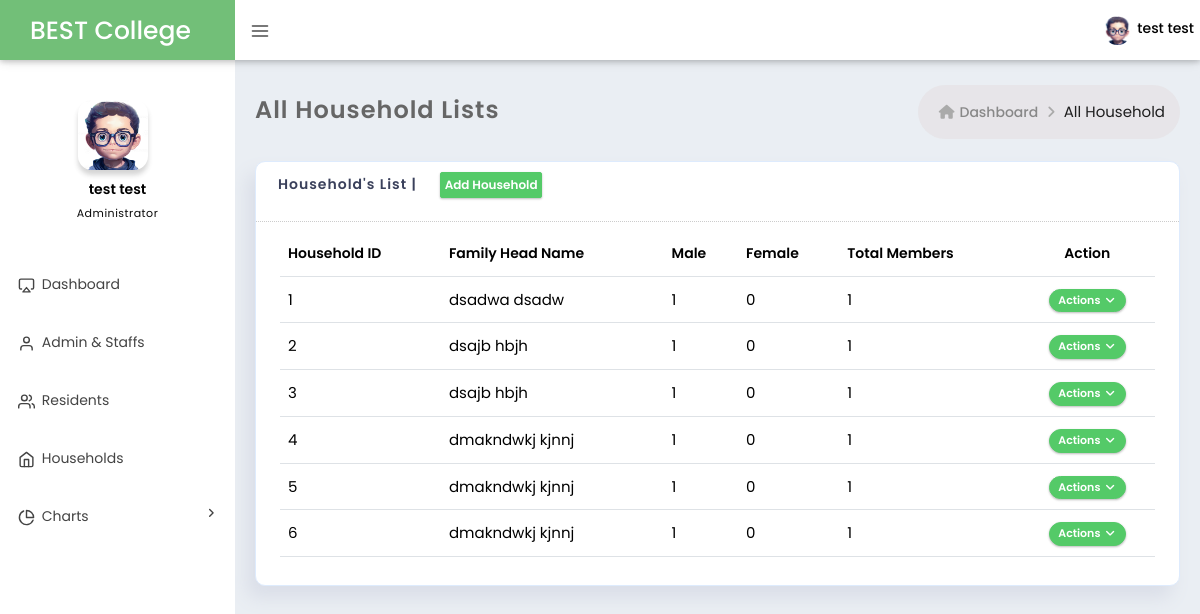
The app's page /resources/views/all_household.php (signed in) with its own data.
### tables this page shows
CREATE TABLE `household` (
  `householdID` int(50) NOT NULL,
  `family_name` varchar(50) NOT NULL,
  `address` varchar(200) NOT NULL,
  `household_income` int(20) NOT NULL,
  `household_email` varchar(50) DEFAULT NULL,
  `household_phone` varchar(20) DEFAULT NULL,
  `house_type` varchar(50) NOT NULL,
  `ownership` varchar(50) NOT NULL,
  `image` varchar(100) DEFAULT NULL
);

### resources/views/all_household.php (the view, shortened to what this page needs)
<?php include '../include/header.php' ?>
<body class="page-header-fixed sidemenu-closed-hidelogo page-content-white page-md header-white white-sidebar-color logo-indigo"></body>
<div class="page-wrapper">
	<?php include '../include/navigation_bar.php'; ?>
	<div class="page-container">
		<?php include '../include/sidebar.php'; ?>
		<div class="page-content-wrapper">
			<div class="page-content">
				<div class="page-bar">
					<div class="page-title-breadcrumb">
						<div class=" pull-left">
							<div class="page-title">All Household Lists</div>
						</div>
						<ol class="breadcrumb page-breadcrumb pull-right">
							<li><i class="fa fa-home"></i>&nbsp;<a class="parent-item"
									href="./dashboard.php">Dashboard</a>&nbsp;<i class="fa fa-angle-right"></i>
							</li>
							<li class="active">All Household</li>
						</ol>
					</div>
				</div>
				<div class="row">
					<div class="col-md-12 col-sm-12">
						<div class="card  card-box">
							<div class="card-head">
								<header>Household's List |</header>
                                <a href="./add_household.php" class="btn btn-success p-1">Add Household</a>
							</div>
							<div class="card-body ">
								<div class="table-wrap">
									<div class="table-responsive">
										<table class="table display product-overview mb-30" id="support_table">
											<thead>
												<tr>
													<th>Household ID</th>
													<th>Family Head Name</th>
													<th>Male</th>
													<th>Female</th>
                                                    <th>Total Members</th>
													<th class='center'>Action</th>
												</tr>
											</thead>
											<tbody>
												<?php
												$query = "SELECT h.*, SUM(CASE WHEN fm.gender = 'Male' THEN 1 ELSE 0 END) AS male_count, SUM(CASE WHEN fm.gender = 'Female' THEN 1 ELSE 0 END) AS female_count, CONCAT( MAX(CASE WHEN fm.is_head_of_household = 1 THEN fm.first_name ELSE NULL END), ' ', MAX(CASE WHEN fm.is_head_of_household = 1 THEN fm.last_name ELSE NULL END) ) AS head_of_family, COUNT(fm.memberID) AS total_members FROM household h LEFT JOIN family_member fm ON h.householdID = fm.householdID GROUP BY h.householdID";
												$result = $conn->query($query);
												if ($result->num_rows > 0) {
													while ($row = $result->fetch_assoc()) {
														$householdID = $row['householdID'];
														$family_name = $row['head_of_family'];
														$maleCount = $row['male_count'];
														$femaleCount = $row['female_count'];
														$totalCount = $row['total_members'];
														echo "<tr>
																<td>$householdID</td>
																<td>$family_name</td>
																<td>$maleCount</td>
																<td>$femaleCount</td>
																<td>$totalCount</td>
																<td class='center'>
																	<div class='btn-group'>
																		<button
																			class='btn btn-xs btn-circle btn-success dropdown-toggle no-margin'
																			type='button' data-bs-toggle='dropdown'
																			aria-expanded='false'> Actions
																			<i class='fa fa-angle-down'></i>
																		</button>
																		<ul class='dropdown-menu' role='menu' style='min-width: auto;'>
																			<li data-bs-toggle='modal' data-bs-target='#viewResident' onclick='viewResident($householdID)'>
																				<a href='#'><i class='fa fa-eye'></i>
																					View </a>
																			</li>
																			<li data-bs-toggle='modal' data-bs-target='#editResident' onclick='editResident($householdID)'>
																				<a href='#'><i class='fa fa-edit'></i>
																					Update </a>
																			</li>
																		</ul>
																	</div>
																</td>
																";
													}
												} else {
													echo "<tr><td colspan='6'>No records found</td></tr>";
												}
												?>
											</tbody>
										</table>
									</div>
								</div>
							</div>
						</div>
					</div>
				</div>
			</div>
		</div>
	</div>
</div>

### resources/css/style.css (style rules this page uses)
.fa { display: inline-block; font: normal normal normal 14px/1 FontAwesome; font-size: inherit; -webkit-font-smoothing: antialiased; -moz-osx-font-smoothing: grayscale; transform: translate(0, 0); }
.fa-angle-down:before { content: "\f107"; }

### resources/css/responsive.css (style rules this page uses)
@media (min-width: 992px) { .page-content-wrapper { float: left; width: 100%; } }
@media (min-width: 992px) { .page-content-wrapper .page-content { margin-left: 235px; margin-top: 0; min-height: 600px; padding: 25px 20px 10px; } }

### resources/css/theme-color.css (style rules this page uses)
:root { --sidebar-color: #ffffff; --sidebar-font-color: #4680ff; --logo-color: #222c3c; --header-color: #6673fc; }
.white-sidebar-color .page-container { background-color: #ffffff; }

### records on screen
household: householdID "1", family_name "dsadwa dsadw", maleCount "1", femaleCount "0", totalCount "1"
household: householdID "2", family_name "dsajb hbjh", maleCount "1", femaleCount "0", totalCount "1"
household: householdID "3", family_name "dsajb hbjh", maleCount "1", femaleCount "0", totalCount "1"
household: householdID "4", family_name "dmakndwkj kjnnj", maleCount "1", femaleCount "0", totalCount "1"
household: householdID "5", family_name "dmakndwkj kjnnj", maleCount "1", femaleCount "0", totalCount "1"
household: householdID "6", family_name "dmakndwkj kjnnj", maleCount "1", femaleCount "0", totalCount "1"

### other values on screen
$_SESSION["name"] "test test"
$_SESSION["role"] "Administrator"
